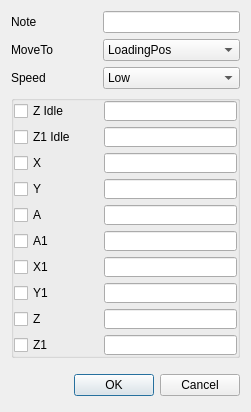
<?xml version="1.0" encoding="UTF-8"?>
<ui version="4.0">
 <class>Dialog_ProcessSetting_AxesMove</class>
 <widget class="QDialog" name="Dialog_ProcessSetting_AxesMove">
  <property name="geometry">
   <rect>
    <x>0</x>
    <y>0</y>
    <width>251</width>
    <height>412</height>
   </rect>
  </property>
  <property name="windowTitle">
   <string>AxesMove Process Setting</string>
  </property>
  <layout class="QFormLayout" name="formLayout">
   <property name="horizontalSpacing">
    <number>2</number>
   </property>
   <item row="0" column="0">
    <widget class="QLabel" name="label_AxesMove_Note">
     <property name="minimumSize">
      <size>
       <width>90</width>
       <height>0</height>
      </size>
     </property>
     <property name="text">
      <string>Note</string>
     </property>
    </widget>
   </item>
   <item row="0" column="1">
    <widget class="QLineEdit" name="lineEdit_AxesMove_Note"/>
   </item>
   <item row="1" column="0">
    <widget class="QLabel" name="label_AxesMove_Mode">
     <property name="text">
      <string>MoveTo</string>
     </property>
    </widget>
   </item>
   <item row="1" column="1">
    <widget class="QComboBox" name="comboBox_AxesMove_Mode">
     <item>
      <property name="text">
       <string>LoadingPos</string>
      </property>
     </item>
     <item>
      <property name="text">
       <string>BlankingPos</string>
      </property>
     </item>
     <item>
      <property name="text">
       <string>DesignatedPos</string>
      </property>
     </item>
    </widget>
   </item>
   <item row="2" column="0">
    <widget class="QLabel" name="label_AxesMove_Speed">
     <property name="text">
      <string>Speed</string>
     </property>
    </widget>
   </item>
   <item row="2" column="1">
    <widget class="QComboBox" name="comboBox_AxesMove_Speed">
     <item>
      <property name="text">
       <string>Low</string>
      </property>
     </item>
     <item>
      <property name="text">
       <string>Medium</string>
      </property>
     </item>
     <item>
      <property name="text">
       <string>High</string>
      </property>
     </item>
    </widget>
   </item>
   <item row="5" column="0" colspan="2">
    <layout class="QHBoxLayout" name="Buttons_AxesMove">
     <property name="spacing">
      <number>6</number>
     </property>
     <property name="leftMargin">
      <number>0</number>
     </property>
     <property name="topMargin">
      <number>0</number>
     </property>
     <property name="rightMargin">
      <number>0</number>
     </property>
     <property name="bottomMargin">
      <number>0</number>
     </property>
     <item>
      <spacer>
       <property name="orientation">
        <enum>Qt::Horizontal</enum>
       </property>
       <property name="sizeHint" stdset="0">
        <size>
         <width>131</width>
         <height>31</height>
        </size>
       </property>
      </spacer>
     </item>
     <item>
      <widget class="QPushButton" name="Button_AxesMove_OK">
       <property name="text">
        <string>OK</string>
       </property>
      </widget>
     </item>
     <item>
      <widget class="QPushButton" name="Button_AxesMove_Cancel">
       <property name="text">
        <string>Cancel</string>
       </property>
      </widget>
     </item>
    </layout>
   </item>
   <item row="3" column="0" colspan="2">
    <widget class="QGroupBox" name="groupBox_AxesMove">
     <property name="title">
      <string/>
     </property>
     <layout class="QFormLayout" name="formLayout_2">
      <property name="horizontalSpacing">
       <number>0</number>
      </property>
      <property name="verticalSpacing">
       <number>6</number>
      </property>
      <property name="leftMargin">
       <number>0</number>
      </property>
      <property name="topMargin">
       <number>0</number>
      </property>
      <property name="rightMargin">
       <number>0</number>
      </property>
      <property name="bottomMargin">
       <number>0</number>
      </property>
      <item row="0" column="0">
       <widget class="QCheckBox" name="checkBox_AxesMove_ZIdle">
        <property name="minimumSize">
         <size>
          <width>0</width>
          <height>20</height>
         </size>
        </property>
        <property name="text">
         <string>Z Idle</string>
        </property>
       </widget>
      </item>
      <item row="0" column="1">
       <widget class="QLineEdit" name="lineEdit_AxesMove_ZIdlePos">
        <property name="minimumSize">
         <size>
          <width>0</width>
          <height>20</height>
         </size>
        </property>
       </widget>
      </item>
      <item row="1" column="0">
       <widget class="QCheckBox" name="checkBox_AxesMove_Z1Idle">
        <property name="text">
         <string>Z1 Idle</string>
        </property>
       </widget>
      </item>
      <item row="1" column="1">
       <widget class="QLineEdit" name="lineEdit_AxesMove_Z1IdlePos">
        <property name="minimumSize">
         <size>
          <width>0</width>
          <height>20</height>
         </size>
        </property>
       </widget>
      </item>
      <item row="2" column="0">
       <widget class="QCheckBox" name="checkBox_AxesMove_X">
        <property name="minimumSize">
         <size>
          <width>90</width>
          <height>20</height>
         </size>
        </property>
        <property name="text">
         <string>X</string>
        </property>
       </widget>
      </item>
      <item row="2" column="1">
       <widget class="QLineEdit" name="lineEdit_AxesMove_XPos">
        <property name="minimumSize">
         <size>
          <width>0</width>
          <height>20</height>
         </size>
        </property>
       </widget>
      </item>
      <item row="3" column="0">
       <widget class="QCheckBox" name="checkBox_AxesMove_Y">
        <property name="minimumSize">
         <size>
          <width>0</width>
          <height>20</height>
         </size>
        </property>
        <property name="text">
         <string>Y</string>
        </property>
       </widget>
      </item>
      <item row="3" column="1">
       <widget class="QLineEdit" name="lineEdit_AxesMove_YPos">
        <property name="minimumSize">
         <size>
          <width>0</width>
          <height>20</height>
         </size>
        </property>
       </widget>
      </item>
      <item row="4" column="0">
       <widget class="QCheckBox" name="checkBox_AxesMove_A">
        <property name="minimumSize">
         <size>
          <width>0</width>
          <height>20</height>
         </size>
        </property>
        <property name="text">
         <string>A</string>
        </property>
       </widget>
      </item>
      <item row="4" column="1">
       <widget class="QLineEdit" name="lineEdit_AxesMove_APos">
        <property name="minimumSize">
         <size>
          <width>0</width>
          <height>20</height>
         </size>
        </property>
       </widget>
      </item>
      <item row="5" column="0">
       <widget class="QCheckBox" name="checkBox_AxesMove_A1">
        <property name="minimumSize">
         <size>
          <width>0</width>
          <height>20</height>
         </size>
        </property>
        <property name="text">
         <string>A1</string>
        </property>
       </widget>
      </item>
      <item row="5" column="1">
       <widget class="QLineEdit" name="lineEdit_AxesMove_A1Pos">
        <property name="minimumSize">
         <size>
          <width>0</width>
          <height>20</height>
         </size>
        </property>
       </widget>
      </item>
      <item row="6" column="0">
       <widget class="QCheckBox" name="checkBox_AxesMove_X1">
        <property name="minimumSize">
         <size>
          <width>0</width>
          <height>20</height>
         </size>
        </property>
        <property name="text">
         <string>X1</string>
        </property>
       </widget>
      </item>
      <item row="6" column="1">
       <widget class="QLineEdit" name="lineEdit_AxesMove_X1Pos">
        <property name="minimumSize">
         <size>
          <width>0</width>
          <height>20</height>
         </size>
        </property>
       </widget>
      </item>
      <item row="7" column="0">
       <widget class="QCheckBox" name="checkBox_AxesMove_Y1">
        <property name="minimumSize">
         <size>
          <width>0</width>
          <height>20</height>
         </size>
        </property>
        <property name="text">
         <string>Y1</string>
        </property>
       </widget>
      </item>
      <item row="7" column="1">
       <widget class="QLineEdit" name="lineEdit_AxesMove_Y1Pos">
        <property name="minimumSize">
         <size>
          <width>0</width>
          <height>20</height>
         </size>
        </property>
       </widget>
      </item>
      <item row="8" column="0">
       <widget class="QCheckBox" name="checkBox_AxesMove_Z">
        <property name="minimumSize">
         <size>
          <width>0</width>
          <height>20</height>
         </size>
        </property>
        <property name="text">
         <string>Z</string>
        </property>
       </widget>
      </item>
      <item row="8" column="1">
       <widget class="QLineEdit" name="lineEdit_AxesMove_ZPos">
        <property name="minimumSize">
         <size>
          <width>0</width>
          <height>20</height>
         </size>
        </property>
       </widget>
      </item>
      <item row="9" column="0">
       <widget class="QCheckBox" name="checkBox_AxesMove_Z1">
        <property name="minimumSize">
         <size>
          <width>0</width>
          <height>20</height>
         </size>
        </property>
        <property name="text">
         <string>Z1</string>
        </property>
       </widget>
      </item>
      <item row="9" column="1">
       <widget class="QLineEdit" name="lineEdit_AxesMove_Z1Pos">
        <property name="minimumSize">
         <size>
          <width>0</width>
          <height>20</height>
         </size>
        </property>
       </widget>
      </item>
     </layout>
    </widget>
   </item>
   <item row="4" column="1">
    <spacer name="verticalSpacer">
     <property name="orientation">
      <enum>Qt::Vertical</enum>
     </property>
     <property name="sizeHint" stdset="0">
      <size>
       <width>20</width>
       <height>40</height>
      </size>
     </property>
    </spacer>
   </item>
  </layout>
 </widget>
 <resources/>
 <connections>
  <connection>
   <sender>Button_AxesMove_OK</sender>
   <signal>clicked()</signal>
   <receiver>Dialog_ProcessSetting_AxesMove</receiver>
   <slot>accept()</slot>
   <hints>
    <hint type="sourcelabel">
     <x>278</x>
     <y>253</y>
    </hint>
    <hint type="destinationlabel">
     <x>96</x>
     <y>254</y>
    </hint>
   </hints>
  </connection>
  <connection>
   <sender>Button_AxesMove_Cancel</sender>
   <signal>clicked()</signal>
   <receiver>Dialog_ProcessSetting_AxesMove</receiver>
   <slot>reject()</slot>
   <hints>
    <hint type="sourcelabel">
     <x>369</x>
     <y>253</y>
    </hint>
    <hint type="destinationlabel">
     <x>179</x>
     <y>282</y>
    </hint>
   </hints>
  </connection>
 </connections>
</ui>
